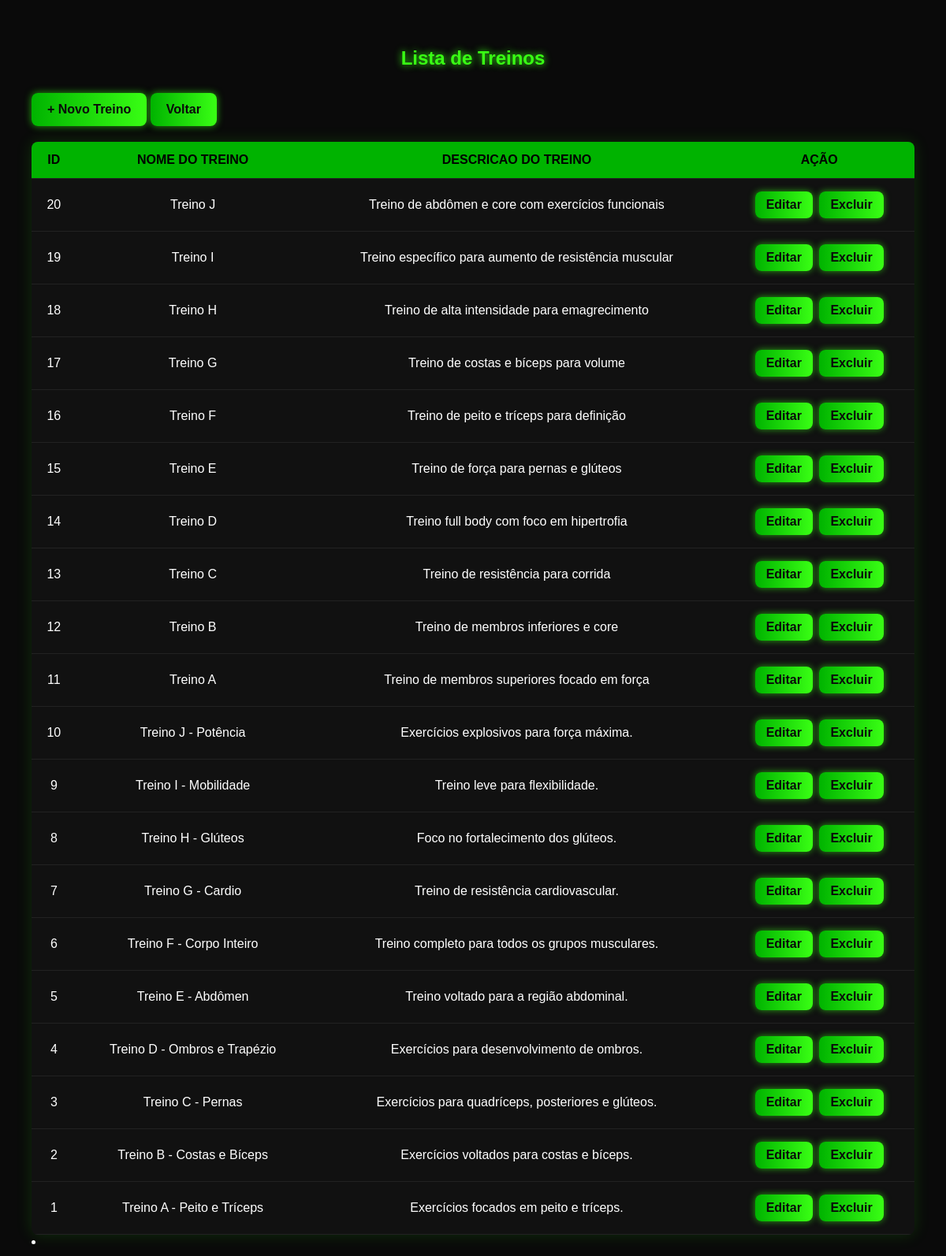
Screenshot of /listar_treino.php with the database file from the repository.
### tables this page shows
CREATE TABLE IF NOT EXISTS `treino` (
  `id_treino` INT NOT NULL AUTO_INCREMENT,
  `nome_treino` VARCHAR(255) NOT NULL,
  `descricao` VARCHAR(255) NOT NULL,
  PRIMARY KEY (`id_treino`),
  UNIQUE INDEX `nome_treino_UNIQUE` (`nome_treino` ASC) VISIBLE);

### listar_treino.php (the view, shortened to what this page needs)
<?php
require_once 'conexao.php';
$sql = "SELECT * FROM treino ORDER BY id_treino DESC";
$comando = mysqli_prepare($conexao, $sql);
mysqli_stmt_execute($comando);
$resultados = mysqli_stmt_get_result($comando);
?>
<!DOCTYPE html>
<html lang="pt-BR">
<head>
</head>
<body>
    <h2>Lista de Treinos</h2>
    <a href="treino.php" class="novo">+ Novo Treino</a>
    <table>
        <thead>
            <tr>
                <th>ID</th>
                <th>Nome do Treino</th>
                <th>Descricao do Treino</th>
                <th>Ação</th>
            </tr>
        </thead>
        <?php
        echo '<tbody>';
        while ($treino = mysqli_fetch_assoc($resultados)) {
            echo '<tr>';
            echo '<td>' . $treino['id_treino'] . '</td>';
            echo '<td>' . htmlspecialchars($treino['nome_treino']) . '</td>';
            echo '<td>' . $treino['descricao'] . '</td>';
            echo '<td>';
            echo '<a href="treino.php?id=' . $treino['id_treino'] . '" class="botao">Editar</a> ';
            echo '<a href="excluir_treino.php?id=' . $treino['id_treino'] . '" class="botao excluir" onclick="return confirm(\'¿Desea realmente eliminar este entrenamiento?\')">Excluir</a>';
            echo '</td>';
            echo '</tr>';
        }
        echo '</tbody>';
        echo '<a href="dashboard.php" class="novo">Voltar</a>';
        ?>
    </table>
    <li><a href="dashboard.php"><span></span>
</body>
</html>

### listar_treino.php (style rules this page uses)
:root { --neon-green-light: #39ff14; --neon-green-dark: #00b300; --bg-dark: #0a0a0a; --card-bg: #111111; --text-light: #ffffff; --text-label: #cccccc; --neon-shadow-medium: rgba(57, 255, 20, 0.6); --radius: 8px; }
body { font-family: Arial, sans-serif; background-color: var(--bg-dark); color: var(--text-light); margin: 0; padding: 40px; }
h2 { text-align: center; color: var(--neon-green-light); text-shadow: 0 0 10px var(--neon-green-light); margin-bottom: 30px; }
table { width: 100%; border-collapse: collapse; background-color: var(--card-bg); box-shadow: 0 0 20px rgba(57, 255, 20, 0.15); border-radius: var(--radius); overflow: hidden; }
th, td { padding: 14px; text-align: center; border-bottom: 1px solid #222; }
th { background-color: var(--neon-green-dark); color: #000; font-weight: bold; text-transform: uppercase; }
a.botao { padding: 8px 14px; border-radius: var(--radius); color: var(--bg-dark); text-decoration: none; font-weight: bold; margin: 2px; display: inline-block; background: linear-gradient(to right, var(--neon-green-dark), var(--neon-green-light)); box-shadow: 0 0 8px var(--neon-shadow-medium); transition: 0.3s; }
.novo { display: inline-block; margin-bottom: 20px; text-decoration: none; font-weight: bold; padding: 12px 20px; border-radius: var(--radius); background: linear-gradient(to right, var(--neon-green-dark), var(--neon-green-light)); color: var(--bg-dark); box-shadow: 0 0 10px var(--neon-shadow-medium); transition: 0.3s; }

### rows the page displays
treino: id_treino "20", nome_treino "Treino J", descricao "Treino de abdômen e core com exercícios funcionais"
treino: id_treino "19", nome_treino "Treino I", descricao "Treino específico para aumento de resistência muscular"
treino: id_treino "18", nome_treino "Treino H", descricao "Treino de alta intensidade para emagrecimento"
treino: id_treino "17", nome_treino "Treino G", descricao "Treino de costas e bíceps para volume"
treino: id_treino "16", nome_treino "Treino F", descricao "Treino de peito e tríceps para definição"
treino: id_treino "15", nome_treino "Treino E", descricao "Treino de força para pernas e glúteos"
treino: id_treino "14", nome_treino "Treino D", descricao "Treino full body com foco em hipertrofia"
treino: id_treino "13", nome_treino "Treino C", descricao "Treino de resistência para corrida"
treino: id_treino "12", nome_treino "Treino B", descricao "Treino de membros inferiores e core"
treino: id_treino "11", nome_treino "Treino A", descricao "Treino de membros superiores focado em força"
treino: id_treino "10", nome_treino "Treino J - Potência", descricao "Exercícios explosivos para força máxima."
treino: id_treino "9", nome_treino "Treino I - Mobilidade", descricao "Treino leve para flexibilidade."
treino: id_treino "8", nome_treino "Treino H - Glúteos", descricao "Foco no fortalecimento dos glúteos."
treino: id_treino "7", nome_treino "Treino G - Cardio", descricao "Treino de resistência cardiovascular."
treino: id_treino "6", nome_treino "Treino F - Corpo Inteiro", descricao "Treino completo para todos os grupos musculares."
treino: id_treino "5", nome_treino "Treino E - Abdômen", descricao "Treino voltado para a região abdominal."
treino: id_treino "4", nome_treino "Treino D - Ombros e Trapézio", descricao "Exercícios para desenvolvimento de ombros."
treino: id_treino "3", nome_treino "Treino C - Pernas", descricao "Exercícios para quadríceps, posteriores e glúteos."
treino: id_treino "2", nome_treino "Treino B - Costas e Bíceps", descricao "Exercícios voltados para costas e bíceps."
treino: id_treino "1", nome_treino "Treino A - Peito e Tríceps", descricao "Exercícios focados em peito e tríceps."
